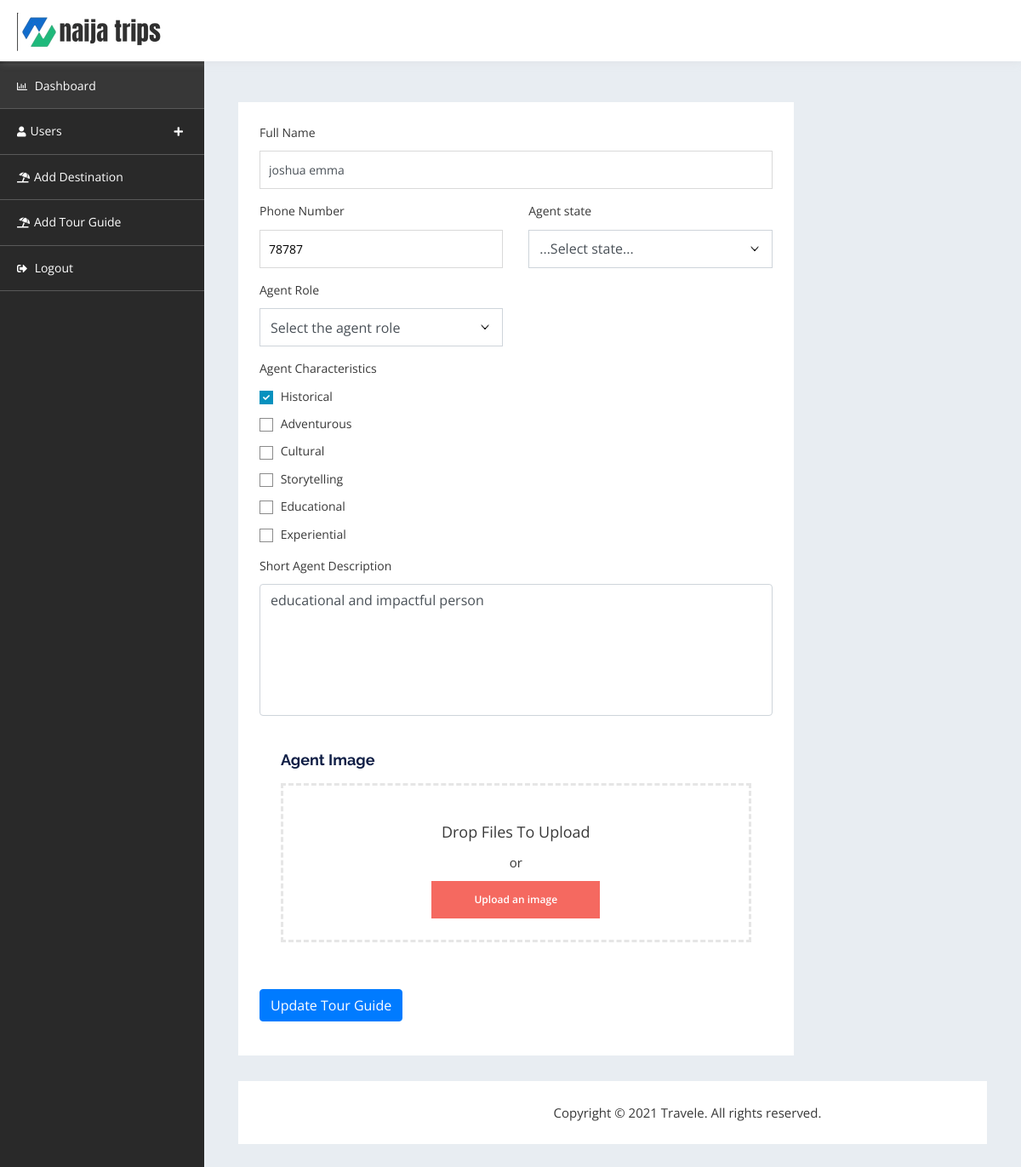
Page /admin/editAgent.php?id=2 (signed in) on the committed database.
### tables this page shows
CREATE TABLE `agents` (
  `id` int(11) NOT NULL,
  `name` varchar(50) NOT NULL,
  `phone` varchar(15) NOT NULL,
  `agentState` varchar(20) NOT NULL,
  `role` varchar(20) NOT NULL,
  `characteristics` varchar(50) NOT NULL,
  `description` text NOT NULL,
  `agentImg` varchar(90) NOT NULL
);

### admin/editAgent.php (the view, shortened to what this page needs)
<?php
include "header.php";
include "../connection.php";
if (isset($_GET['id'])) {
    $agent_id = $_GET['id'];
    $query = "SELECT * FROM agents WHERE id = $agent_id";
    $result = mysqli_query($conn, $query);
    $agent = mysqli_fetch_assoc($result);
}
?>
<div class="db-info-wrap db-add-tour-wrap">
    <div class="row">
        <div class="col-lg-8 col-xl-9">
            <div class="dashboard-box">
                <div class="custom-field-wrap">
                    <form action="updateTourGuideScript.php" method="post" enctype="multipart/form-data">
                        <div class="form-group">
                            <label for="name">Full Name</label>
                            <input type="text" id="name" name="name" class="form-control" value="<?php echo $agent['name']; ?>" required>
                        </div>
                        <div class="row">
                            <div class="col-sm-6">
                                <div class="form-group">
                                    <label>Phone Number</label>
                                    <input type="tel" name="phone" value="<?php echo $agent['phone']; ?>" required>
                                </div>
                            </div>
                            <div class="col-sm-6">
                                <div class="form-group">
                                    <label>Agent state</label>
                                    <select id="agstate" name="agentstate" class="form-control" required>
                                        <option value="">...Select state...</option>
                                    </select>
                                </div>
                            </div>
                        </div>
                        <div class="row">
                            <div class="col-sm-6">
                                <div class="form-group">
                                    <label for="agent_role">Agent Role</label>
                                    <select id="agent_role" name="agent_role" class="form-control" required>
                                        <option value="">Select the agent role</option>
                                    </select>
                                </div>
                            </div>
                        </div>
                        <div class="form-group">
                            <label for="agent_characteristics">Agent Characteristics</label>
                            <div id="agent_characteristics">
                                <?php
                                $characteristics = ["Historical", "Adventurous", "Cultural", "Storytelling", "Educational", "Experiential"];
                                $agent_characteristics = explode(",", $agent['characteristics']);
                                foreach ($characteristics as $characteristic) {
                                    $checked = in_array($characteristic, $agent_characteristics) ? 'checked' : '';
                                    echo "<label class='custom-input'>
                                            <input type='checkbox' name='characteristics[]' value='$characteristic' $checked>
                                            <span class='custom-input-field'></span>
                                            $characteristic
                                          </label>";
                                }
                                ?>
                            </div>
                        </div>
                        <div class="form-group">
                            <label for="description">Short Agent Description</label>
                            <textarea id="description" name="description" class="form-control" rows="4" required><?php echo $agent['description']; ?></textarea>
                        </div>
                        <div class="dashboard-box">
                            <h4>Agent Image</h4>
                            <div class="custom-field-wrap">
                                <div class="dragable-field">
                                    <div class="dragable-field-inner">
                                        <p class="drag-drop-info">Drop Files To Upload</p>
                                        <p>or</p>
                                        <div class="upload-input">
                                            <div class="form-group">
                                                <span class="upload-btn">Upload an image</span>
                                            </div>
                                        </div>
                                    </div>
                                </div>
                            </div>
                        </div>
                        <div class="form-group">
                            <button type="submit" class="btn btn-primary">Update Tour Guide</button>
                        </div>
                    </form>
                </div>
            </div>
        </div>
    </div>
    <div class="copyrights">
       Copyright © 2021 Travele. All rights reserved.
    </div>
</div>
</body>
</html>

### admin/style.css (style rules this page uses)
html { line-height: 1.15; -webkit-text-size-adjust: 100%; }
body { margin: 0; }
button, input, optgroup, select, textarea { font-family: inherit; font-size: 100%; line-height: 1.15; margin: 0; }
button, input { overflow: visible; }
button, select { text-transform: none; }
button, [type=button], [type=reset], [type=submit] { -webkit-appearance: button; }
textarea { overflow: auto; }
body { font-size: 15px; color: #383838; background-color: #ffffff; font-family: "Open Sans", sans-serif; font-weight: normal; font-style: normal; line-height: 1.6; -webkit-font-smoothing: antialiased; word-wrap: break-word; }
p { line-height: 1.6; margin: 0 0 15px; word-wrap: break-word; }
h1, h2, h3, h4, h5, h6 { color: #101F46; font-family: "Raleway", sans-serif; }
h1, h2, h3, h4, h5, h6 { margin: 0 0 15px; line-height: 1.3; }
h4 { font-size: 18px; font-weight: 700; }
form { position: relative; }
input[type=text], input[type=email], input[type=url], input[type=password], input[type=search], input[type=number], input[type=tel], input[type=range], input[type=date], input[type=month], input[type=week], input[type=time], input[type=datetime], input[type=datetime-local], input[type=color], textarea { background-color: #ffffff; border: 1px solid #d9d9d9; font-size: 14px; -webkit-border-radius: 0px; -moz-border-radius: 0px; -ms-border-radius: 0px; border-radius: 0px; height: 45px; resize: none; padding: 0 10px; }
textarea { min-height: 155px; overflow: auto; padding: 10px; width: 100%; }
select { border: 1px solid #d9d9d9; background-image: url(assets/images/arrow.png); background-repeat: no-repeat; background-position: center right 15px; -webkit-appearance: none; -moz-appearance: none; -ms-appearance: none; -o-appearance: none; appearance: none; color: #757575; height: 45px; padding: 0 30px 0 10px; }
select option { padding: 8px; }
form label { font-weight: normal; }
.form-group { margin-bottom: 15px; }
.form-group select { height: 45px; }
.form-group select, .form-group input:not([type=checkbox]) { width: 100%; -webkit-border-radius: 0px; -moz-border-radius: 0px; -ms-border-radius: 0px; border-radius: 0px; }
.form-group label { display: block; font-size: 14px; margin-bottom: 10px; }
.custom-input { margin-bottom: 0; }
.custom-input-field { display: inline-block; height: 16px; width: 16px; border: 1px solid #8b8b8b; position: relative; vertical-align: middle; margin-right: 5px; }
.custom-input-field:before { background-color: #0791BE; content: "\f00c"; color: #ffffff; font-family: "Font Awesome 5 Free"; font-size: 8px; font-weight: 900; width: 100%; height: 100%; top: 0; left: 0; position: absolute; text-align: center; line-height: 15px; opacity: 0; -webkit-transition: all 0.3s linear 0.1s; -moz-transition: all 0.3s linear 0.1s; -ms-transition: all 0.3s linear 0.1s; -o-transition: all 0.3s linear 0.1s; transition: all 0.3s linear 0.1s; }
input:checked ~ .custom-input-field { border-color: #0791BE; }
input:checked ~ .custom-input-field:before { opacity: 1; }
.upload-input .form-group { position: relative; overflow: hidden; margin-bottom: 0; cursor: pointer; display: inline-block; }
.upload-input .form-group span { border: 2px dashed #e6e6e6; font-weight: 600; padding: 12px 50px; display: block; position: relative; -webkit-transition: all 0.4s; -moz-transition: all 0.4s; -ms-transition: all 0.4s; -o-transition: all 0.4s; transition: all 0.4s; }
#dashboard .copyrights { padding: 25px 0; display: block; text-align: center; background-color: #fff; padding-left: 20%; width: 100%; }
.db-info-wrap { background: #e8edf2; float: left; width: 80%; padding: 60px 40px 40px; margin-left: 20%; margin-top: 60px; }
.dashboard-box { background-color: #ffffff; padding: 25px; font-size: 12px; margin-bottom: 30px; }
.dashboard-box h4 { font-weight: 700; text-transform: uppercase; }
.dashboard-box p { font-size: 15px; }
.custom-field-wrap h4 { text-transform: capitalize; }
.custom-field-wrap .dragable-field-inner { border: 3px dashed #e6e6e6; text-align: center; padding: 40px 20px 20px; }
.custom-field-wrap .dragable-field-inner p { margin-bottom: 10px; }
.custom-field-wrap .dragable-field-inner .drag-drop-info { font-size: 18px; }
.custom-field-wrap .dragable-field-inner .upload-input .form-group span { background-color: #F56960; border: none; color: #ffffff; -webkit-transition: all 0.4s; -moz-transition: all 0.4s; -ms-transition: all 0.4s; -o-transition: all 0.4s; transition: all 0.4s; }

### rows in the picture
agents: name "joshua emma", phone "78787", description "educational and impactful person"

### other values in the picture
$characteristic "Historical"
$characteristic "Adventurous"
$characteristic "Cultural"
$characteristic "Storytelling"
$characteristic "Educational"
$characteristic "Experiential"
